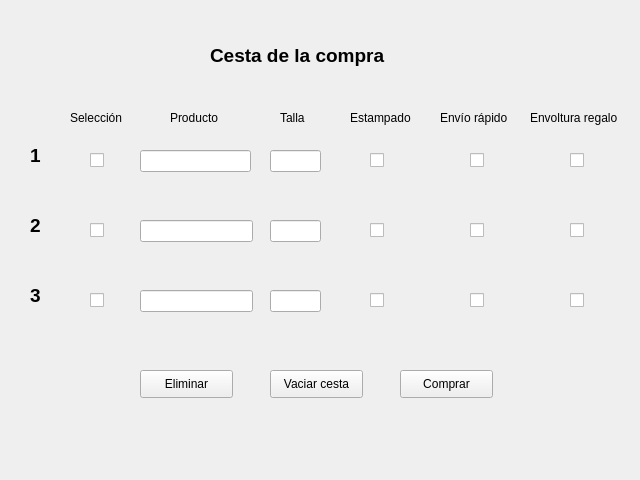
<?xml version="1.0" encoding="UTF-8"?>
<ui version="4.0">
    <class>Form</class>
    <widget class="QWidget" name="Form">
        <property name="geometry">
            <rect>
                <x>0</x>
                <y>0</y>
                <width>640</width>
                <height>480</height>
            </rect>
        </property>
        <property name="windowTitle">
            <string>Form</string>
        </property>
        <widget class="QLabel" name="labelTitulo">
            <property name="geometry">
                <rect>
                    <x>210</x>
                    <y>30</y>
                    <width>221</width>
                    <height>51</height>
                </rect>
            </property>
            <property name="text">
                <string>&lt;html&gt;&lt;head/&gt;&lt;body&gt;&lt;p&gt;&lt;span style=&quot;
                    font-size:14pt; font-weight:600;&quot;&gt;Cesta de la
                    compra&lt;/span&gt;&lt;/p&gt;&lt;/body&gt;&lt;/html&gt;</string>
            </property>
        </widget>
        <widget class="QLabel" name="label1">
            <property name="geometry">
                <rect>
                    <x>30</x>
                    <y>140</y>
                    <width>31</width>
                    <height>31</height>
                </rect>
            </property>
            <property name="text">
                <string>&lt;html&gt;&lt;head/&gt;&lt;body&gt;&lt;p&gt;&lt;span style=&quot;
                    font-size:14pt;
                    font-weight:600;&quot;&gt;1&lt;/span&gt;&lt;/p&gt;&lt;/body&gt;&lt;/html&gt;</string>
            </property>
        </widget>
        <widget class="QLabel" name="label2">
            <property name="geometry">
                <rect>
                    <x>30</x>
                    <y>200</y>
                    <width>31</width>
                    <height>51</height>
                </rect>
            </property>
            <property name="text">
                <string>&lt;html&gt;&lt;head/&gt;&lt;body&gt;&lt;p&gt;&lt;span style=&quot;
                    font-size:14pt;
                    font-weight:600;&quot;&gt;2&lt;/span&gt;&lt;/p&gt;&lt;/body&gt;&lt;/html&gt;</string>
            </property>
        </widget>
        <widget class="QLabel" name="label3">
            <property name="geometry">
                <rect>
                    <x>30</x>
                    <y>270</y>
                    <width>31</width>
                    <height>51</height>
                </rect>
            </property>
            <property name="text">
                <string>&lt;html&gt;&lt;head/&gt;&lt;body&gt;&lt;p&gt;&lt;span style=&quot;
                    font-size:14pt;
                    font-weight:600;&quot;&gt;3&lt;/span&gt;&lt;/p&gt;&lt;/body&gt;&lt;/html&gt;</string>
            </property>
        </widget>
        <widget class="QLabel" name="labelSeleccion">
            <property name="geometry">
                <rect>
                    <x>70</x>
                    <y>110</y>
                    <width>55</width>
                    <height>16</height>
                </rect>
            </property>
            <property name="text">
                <string>Selección</string>
            </property>
        </widget>
        <widget class="QCheckBox" name="cbSeleccion1">
            <property name="geometry">
                <rect>
                    <x>90</x>
                    <y>150</y>
                    <width>21</width>
                    <height>20</height>
                </rect>
            </property>
            <property name="text">
                <string />
            </property>
        </widget>
        <widget class="QCheckBox" name="cbSeleccion2">
            <property name="geometry">
                <rect>
                    <x>90</x>
                    <y>220</y>
                    <width>21</width>
                    <height>20</height>
                </rect>
            </property>
            <property name="text">
                <string />
            </property>
        </widget>
        <widget class="QCheckBox" name="cbSeleccion3">
            <property name="geometry">
                <rect>
                    <x>90</x>
                    <y>290</y>
                    <width>21</width>
                    <height>20</height>
                </rect>
            </property>
            <property name="text">
                <string />
            </property>
        </widget>
        <widget class="QLabel" name="labelProducto">
            <property name="geometry">
                <rect>
                    <x>170</x>
                    <y>110</y>
                    <width>55</width>
                    <height>16</height>
                </rect>
            </property>
            <property name="text">
                <string>Producto</string>
            </property>
        </widget>
        <widget class="QLineEdit" name="leProducto1">
            <property name="geometry">
                <rect>
                    <x>140</x>
                    <y>150</y>
                    <width>111</width>
                    <height>22</height>
                </rect>
            </property>
        </widget>
        <widget class="QLineEdit" name="leProducto2">
            <property name="geometry">
                <rect>
                    <x>140</x>
                    <y>220</y>
                    <width>113</width>
                    <height>22</height>
                </rect>
            </property>
        </widget>
        <widget class="QLineEdit" name="leProducto3">
            <property name="geometry">
                <rect>
                    <x>140</x>
                    <y>290</y>
                    <width>113</width>
                    <height>22</height>
                </rect>
            </property>
        </widget>
        <widget class="QLabel" name="labelTalla">
            <property name="geometry">
                <rect>
                    <x>280</x>
                    <y>110</y>
                    <width>55</width>
                    <height>16</height>
                </rect>
            </property>
            <property name="text">
                <string>Talla</string>
            </property>
        </widget>
        <widget class="QLineEdit" name="leTalla1">
            <property name="geometry">
                <rect>
                    <x>270</x>
                    <y>150</y>
                    <width>51</width>
                    <height>22</height>
                </rect>
            </property>
        </widget>
        <widget class="QLineEdit" name="leTalla2">
            <property name="geometry">
                <rect>
                    <x>270</x>
                    <y>220</y>
                    <width>51</width>
                    <height>22</height>
                </rect>
            </property>
        </widget>
        <widget class="QLineEdit" name="leTalla3">
            <property name="geometry">
                <rect>
                    <x>270</x>
                    <y>290</y>
                    <width>51</width>
                    <height>22</height>
                </rect>
            </property>
        </widget>
        <widget class="QCheckBox" name="cbEstampado1">
            <property name="geometry">
                <rect>
                    <x>370</x>
                    <y>150</y>
                    <width>21</width>
                    <height>20</height>
                </rect>
            </property>
            <property name="text">
                <string />
            </property>
        </widget>
        <widget class="QCheckBox" name="cbEstampado2">
            <property name="geometry">
                <rect>
                    <x>370</x>
                    <y>220</y>
                    <width>21</width>
                    <height>20</height>
                </rect>
            </property>
            <property name="text">
                <string />
            </property>
        </widget>
        <widget class="QLabel" name="labelEstampado">
            <property name="geometry">
                <rect>
                    <x>350</x>
                    <y>110</y>
                    <width>71</width>
                    <height>16</height>
                </rect>
            </property>
            <property name="text">
                <string>Estampado</string>
            </property>
        </widget>
        <widget class="QCheckBox" name="cbEstampado3">
            <property name="geometry">
                <rect>
                    <x>370</x>
                    <y>290</y>
                    <width>21</width>
                    <height>20</height>
                </rect>
            </property>
            <property name="text">
                <string />
            </property>
        </widget>
        <widget class="QLabel" name="labelEnvio">
            <property name="geometry">
                <rect>
                    <x>440</x>
                    <y>110</y>
                    <width>71</width>
                    <height>16</height>
                </rect>
            </property>
            <property name="text">
                <string>Envío rápido</string>
            </property>
        </widget>
        <widget class="QCheckBox" name="cbEnvio2">
            <property name="geometry">
                <rect>
                    <x>470</x>
                    <y>220</y>
                    <width>21</width>
                    <height>20</height>
                </rect>
            </property>
            <property name="text">
                <string />
            </property>
        </widget>
        <widget class="QCheckBox" name="cbEnvio3">
            <property name="geometry">
                <rect>
                    <x>470</x>
                    <y>290</y>
                    <width>21</width>
                    <height>20</height>
                </rect>
            </property>
            <property name="text">
                <string />
            </property>
        </widget>
        <widget class="QCheckBox" name="cbEnvio1">
            <property name="geometry">
                <rect>
                    <x>470</x>
                    <y>150</y>
                    <width>21</width>
                    <height>20</height>
                </rect>
            </property>
            <property name="text">
                <string />
            </property>
        </widget>
        <widget class="QCheckBox" name="cbEnvoltura2">
            <property name="geometry">
                <rect>
                    <x>570</x>
                    <y>220</y>
                    <width>21</width>
                    <height>20</height>
                </rect>
            </property>
            <property name="text">
                <string />
            </property>
        </widget>
        <widget class="QLabel" name="labelEnvoltura">
            <property name="geometry">
                <rect>
                    <x>530</x>
                    <y>110</y>
                    <width>101</width>
                    <height>16</height>
                </rect>
            </property>
            <property name="text">
                <string>Envoltura regalo</string>
            </property>
        </widget>
        <widget class="QCheckBox" name="cbEnvoltura3">
            <property name="geometry">
                <rect>
                    <x>570</x>
                    <y>290</y>
                    <width>21</width>
                    <height>20</height>
                </rect>
            </property>
            <property name="text">
                <string />
            </property>
        </widget>
        <widget class="QCheckBox" name="cbEnvoltura1">
            <property name="geometry">
                <rect>
                    <x>570</x>
                    <y>150</y>
                    <width>21</width>
                    <height>20</height>
                </rect>
            </property>
            <property name="text">
                <string />
            </property>
        </widget>
        <widget class="QPushButton" name="pbEliminar">
            <property name="geometry">
                <rect>
                    <x>140</x>
                    <y>370</y>
                    <width>93</width>
                    <height>28</height>
                </rect>
            </property>
            <property name="text">
                <string>Eliminar</string>
            </property>
        </widget>
        <widget class="QPushButton" name="pbVaciarCesta">
            <property name="geometry">
                <rect>
                    <x>270</x>
                    <y>370</y>
                    <width>93</width>
                    <height>28</height>
                </rect>
            </property>
            <property name="text">
                <string>Vaciar cesta</string>
            </property>
        </widget>
        <widget class="QPushButton" name="pbComprar">
            <property name="geometry">
                <rect>
                    <x>400</x>
                    <y>370</y>
                    <width>93</width>
                    <height>28</height>
                </rect>
            </property>
            <property name="text">
                <string>Comprar</string>
            </property>
        </widget>
    </widget>
    <resources />
    <connections />
</ui>
